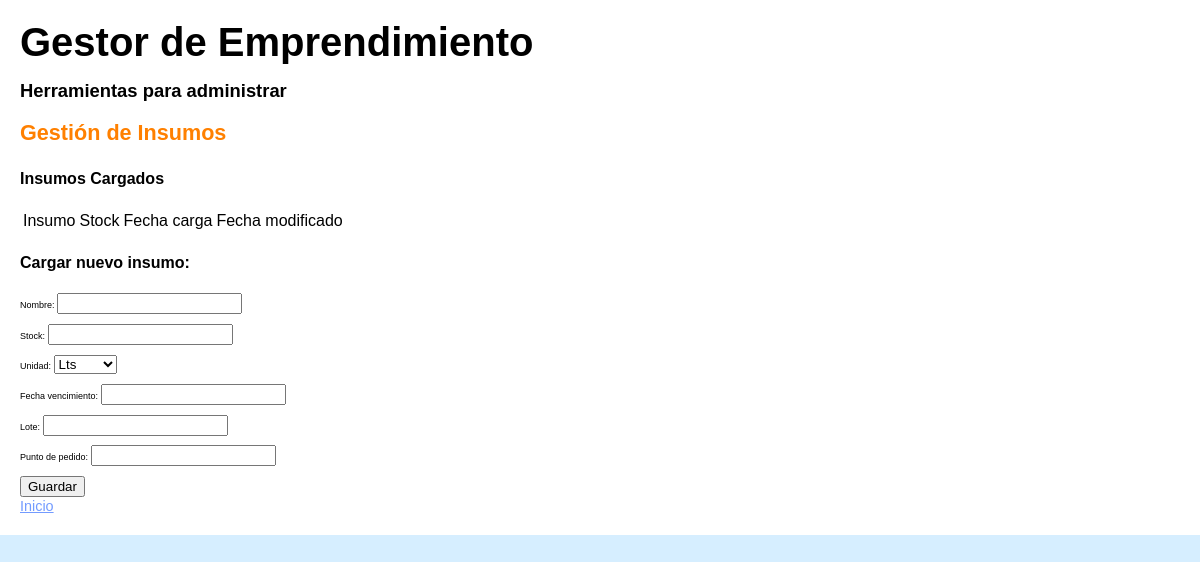
The app's page /insumos_crear/, older data.
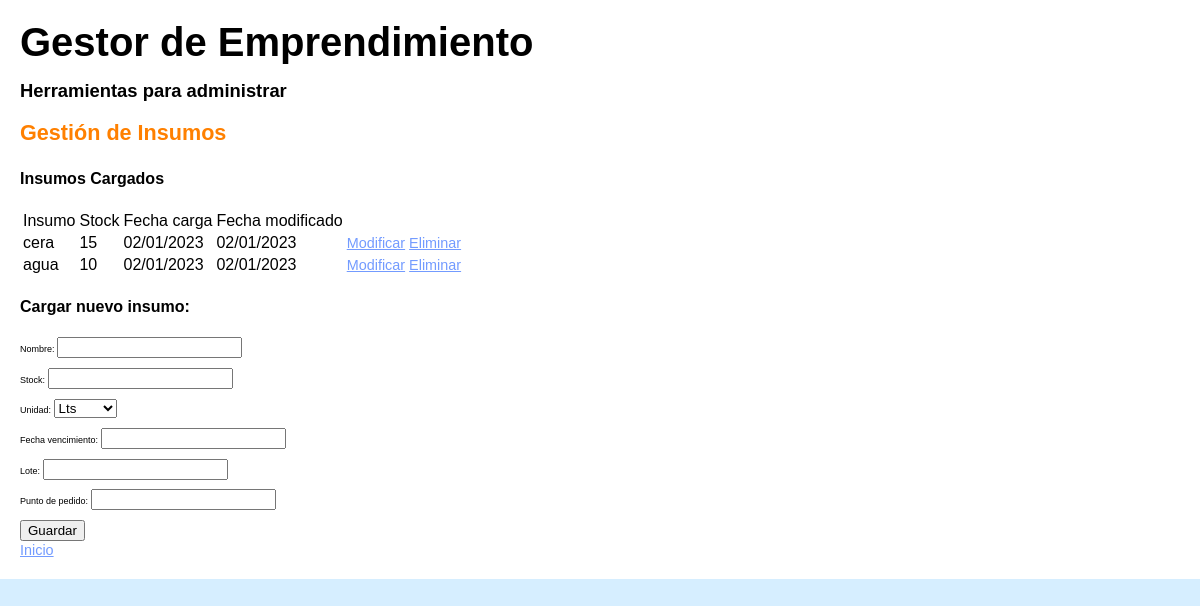
The same page, newer data.
### gestor/models.py (models this page shows, shortened)
class Insumos_li(models.Model):
    id = models.IntegerField(primary_key=True, unique=True, auto_created=True)
    nombre = models.CharField(max_length=100)
    stock = models.IntegerField()
    unidad = models.CharField(max_length=100)
    punto_de_pedido = models.IntegerField()
    fecha_vencimiento = models.DateTimeField()
    lote = models.CharField(max_length=100)
    created = models.DateTimeField(auto_now_add=True, verbose_name="Creado")
    modified = models.DateTimeField(auto_now=True, verbose_name="Últa modificación")
    class Meta:
        verbose_name = "Insumo"
        verbose_name_plural = "Insumos"

### gestor/views.py (the view)
# urls.py: path('insumos_crear/', insumos_crear),
def insumos_crear(request):
    insumos = Insumos_li.objects.all()
    envases = Envases_li.objects.all()
    form_c = Insumo_Form()
    if request.method == "POST":
        form_c = Insumo_Form(request.POST)
        if form_c.is_valid():
            post = form_c.save(commit=False)
            post.save()
    else:
        form_c = Insumo_Form()
    context = {
        'form_c': form_c,
        'insumos': insumos,
        'envases': envases,
        }
    return render(request, "gestor/insumos_crear.html", context)

### gestor/forms.py
class Insumo_Form(forms.ModelForm):
    unidad = forms.ChoiceField(choices=UNIDAD_CHOICES)
    class Meta:
        model = Insumos_li
        fields = ('nombre', 'stock', 'unidad', 'fecha_vencimiento', 'lote', 'punto_de_pedido')

### gestor/templates/gestor/insumos_crear.html
{% extends "gestor/base.html" %}
{% block content %}
<h3>Gestión de Insumos</h3>
<h4>Insumos Cargados</h4>
<table id="cartera" class="table table-striped">
    <thead>
        <tr>
            <td>Insumo</td>
            <td>Stock</td>
            <td>Fecha carga</td>
            <td>Fecha modificado</td>
        </tr>
    </thead>
    <tbody>
        {% for insumo in insumos %}
            <tr>
            <td>{{ insumo.nombre }}</td>
            <td>{{ insumo.stock }}</td>
            <td>{{ insumo.created|date:"SHORT_DATE_FORMAT" }}</td>
            <td>{{ insumo.modified|date:"SHORT_DATE_FORMAT" }}</td>
            <td><a href="/insumos_editar/{{ insumo.id }}">Modificar</a></td>
            <td><a href="/insumos_eliminar/{{ insumo.id }}">Eliminar</a></td>
            </tr>
        {% endfor %}
    </tbody>
</table>
<nav>
    <h4>Cargar nuevo insumo:</h4>
    <form method="POST" class="post-form">{% csrf_token %}
        {{ form_c.as_p }}
        <button type="submit" class="save btn btn-default">Guardar</button>
    </form>
</nav>
<a href="/">Inicio<a></a>
{% endblock %}

Row changes from the older to the newer data that the page shows:
added Insumos_li: nombre "cera", stock "15", created "02/01/2023", modified "02/01/2023"
added Insumos_li: nombre "agua", stock "10", created "02/01/2023", modified "02/01/2023"
